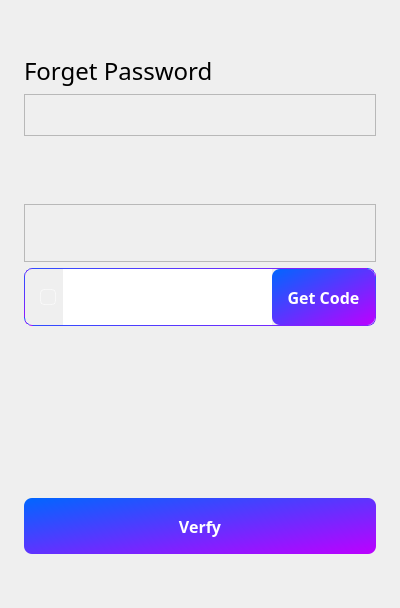
<?xml version="1.0" encoding="UTF-8"?>
<ui version="4.0">
 <class>ForgotPassword</class>
 <widget class="QWidget" name="ForgotPassword">
  <property name="geometry">
   <rect>
    <x>0</x>
    <y>0</y>
    <width>400</width>
    <height>608</height>
   </rect>
  </property>
  <property name="sizePolicy">
   <sizepolicy hsizetype="Preferred" vsizetype="Preferred">
    <horstretch>0</horstretch>
    <verstretch>0</verstretch>
   </sizepolicy>
  </property>
  <property name="minimumSize">
   <size>
    <width>400</width>
    <height>608</height>
   </size>
  </property>
  <property name="maximumSize">
   <size>
    <width>400</width>
    <height>608</height>
   </size>
  </property>
  <property name="windowTitle">
   <string>Form</string>
  </property>
  <property name="styleSheet">
   <string notr="true"/>
  </property>
  <layout class="QVBoxLayout" name="verticalLayout">
   <property name="leftMargin">
    <number>24</number>
   </property>
   <property name="rightMargin">
    <number>24</number>
   </property>
   <item>
    <spacer name="verticalSpacer">
     <property name="orientation">
      <enum>Qt::Vertical</enum>
     </property>
     <property name="sizeHint" stdset="0">
      <size>
       <width>20</width>
       <height>36</height>
      </size>
     </property>
    </spacer>
   </item>
   <item>
    <widget class="QLabel" name="label">
     <property name="sizePolicy">
      <sizepolicy hsizetype="Preferred" vsizetype="Preferred">
       <horstretch>0</horstretch>
       <verstretch>0</verstretch>
      </sizepolicy>
     </property>
     <property name="font">
      <font>
       <family>微软雅黑</family>
       <pointsize>-1</pointsize>
       <bold>false</bold>
      </font>
     </property>
     <property name="styleSheet">
      <string notr="true">font-size:24px;</string>
     </property>
     <property name="text">
      <string>Forget Password</string>
     </property>
    </widget>
   </item>
   <item>
    <widget class="QFrame" name="frame">
     <property name="frameShape">
      <enum>QFrame::StyledPanel</enum>
     </property>
     <property name="frameShadow">
      <enum>QFrame::Raised</enum>
     </property>
     <layout class="QHBoxLayout" name="horizontalLayout">
      <property name="spacing">
       <number>0</number>
      </property>
      <property name="leftMargin">
       <number>0</number>
      </property>
      <property name="topMargin">
       <number>0</number>
      </property>
      <property name="rightMargin">
       <number>0</number>
      </property>
      <property name="bottomMargin">
       <number>0</number>
      </property>
      <item>
       <widget class="QComboBox" name="cbPhone">
        <property name="sizePolicy">
         <sizepolicy hsizetype="Preferred" vsizetype="Preferred">
          <horstretch>0</horstretch>
          <verstretch>0</verstretch>
         </sizepolicy>
        </property>
        <property name="minimumSize">
         <size>
          <width>200</width>
          <height>40</height>
         </size>
        </property>
        <property name="maximumSize">
         <size>
          <width>200</width>
          <height>40</height>
         </size>
        </property>
        <property name="font">
         <font>
          <family>微软雅黑</family>
         </font>
        </property>
        <property name="styleSheet">
         <string notr="true">QComboBox{
	border:none;
	background-color: rgba(255, 255, 255,0);
	padding-left:10px;
}

QComboBox::drop-down {
    subcontrol-origin: padding;
    subcontrol-position: top left;
    width: 20px;
    border-top-right-radius: 3px; 
    border-bottom-right-radius: 3px;
}

QComboBox::down-arrow {
	image: url(:/QtTest/icon/Speech/down.png);
}

QComboBox QAbstractItemView::item { 
	min-height: 40px;
}
</string>
        </property>
        <property name="iconSize">
         <size>
          <width>32</width>
          <height>32</height>
         </size>
        </property>
        <property name="frame">
         <bool>true</bool>
        </property>
       </widget>
      </item>
      <item>
       <spacer name="horizontalSpacer">
        <property name="orientation">
         <enum>Qt::Horizontal</enum>
        </property>
        <property name="sizeHint" stdset="0">
         <size>
          <width>227</width>
          <height>20</height>
         </size>
        </property>
       </spacer>
      </item>
     </layout>
    </widget>
   </item>
   <item>
    <widget class="WCommonEdit" name="edUser" native="true">
     <property name="sizePolicy">
      <sizepolicy hsizetype="Preferred" vsizetype="Preferred">
       <horstretch>0</horstretch>
       <verstretch>0</verstretch>
      </sizepolicy>
     </property>
     <property name="minimumSize">
      <size>
       <width>0</width>
       <height>56</height>
      </size>
     </property>
     <property name="maximumSize">
      <size>
       <width>16777215</width>
       <height>56</height>
      </size>
     </property>
     <property name="font">
      <font>
       <family>微软雅黑</family>
       <pointsize>10</pointsize>
      </font>
     </property>
    </widget>
   </item>
   <item>
    <widget class="QFrame" name="frame_2">
     <property name="frameShape">
      <enum>QFrame::StyledPanel</enum>
     </property>
     <property name="frameShadow">
      <enum>QFrame::Raised</enum>
     </property>
     <layout class="QHBoxLayout" name="horizontalLayout_2">
      <property name="spacing">
       <number>16</number>
      </property>
      <property name="leftMargin">
       <number>0</number>
      </property>
      <property name="topMargin">
       <number>0</number>
      </property>
      <property name="rightMargin">
       <number>0</number>
      </property>
      <property name="bottomMargin">
       <number>0</number>
      </property>
      <item>
       <widget class="WCommonEdit" name="verificationCodeEdit" native="true">
        <property name="sizePolicy">
         <sizepolicy hsizetype="Preferred" vsizetype="Preferred">
          <horstretch>0</horstretch>
          <verstretch>0</verstretch>
         </sizepolicy>
        </property>
        <property name="minimumSize">
         <size>
          <width>0</width>
          <height>56</height>
         </size>
        </property>
        <property name="maximumSize">
         <size>
          <width>16777215</width>
          <height>56</height>
         </size>
        </property>
        <property name="font">
         <font>
          <family>微软雅黑</family>
          <italic>false</italic>
          <bold>false</bold>
         </font>
        </property>
       </widget>
      </item>
      <item>
       <widget class="WVerificationCode" name="verificationCodePic" native="true">
        <property name="sizePolicy">
         <sizepolicy hsizetype="Preferred" vsizetype="Preferred">
          <horstretch>0</horstretch>
          <verstretch>0</verstretch>
         </sizepolicy>
        </property>
        <property name="minimumSize">
         <size>
          <width>105</width>
          <height>56</height>
         </size>
        </property>
        <property name="maximumSize">
         <size>
          <width>105</width>
          <height>56</height>
         </size>
        </property>
        <property name="font">
         <font>
          <family>微软雅黑</family>
          <italic>false</italic>
          <bold>false</bold>
         </font>
        </property>
       </widget>
      </item>
     </layout>
    </widget>
   </item>
   <item>
    <widget class="QFrame" name="frame_3">
     <property name="styleSheet">
      <string notr="true">QFrame#frame_3
{
border:1px;
border-style:solid;
border-radius:8px;
border-color:qlineargradient(spread:pad, x1:0, y1:0, x2:1, y2:1, stop:0 #0066FF, stop:1 #BD00FF);
}
</string>
     </property>
     <property name="frameShape">
      <enum>QFrame::StyledPanel</enum>
     </property>
     <property name="frameShadow">
      <enum>QFrame::Raised</enum>
     </property>
     <layout class="QHBoxLayout" name="horizontalLayout_3">
      <property name="spacing">
       <number>0</number>
      </property>
      <property name="leftMargin">
       <number>0</number>
      </property>
      <property name="topMargin">
       <number>0</number>
      </property>
      <property name="rightMargin">
       <number>0</number>
      </property>
      <property name="bottomMargin">
       <number>0</number>
      </property>
      <item>
       <spacer name="horizontalSpacer_2">
        <property name="orientation">
         <enum>Qt::Horizontal</enum>
        </property>
        <property name="sizeType">
         <enum>QSizePolicy::Fixed</enum>
        </property>
        <property name="sizeHint" stdset="0">
         <size>
          <width>15</width>
          <height>20</height>
         </size>
        </property>
       </spacer>
      </item>
      <item>
       <widget class="QLabel" name="label_2">
        <property name="minimumSize">
         <size>
          <width>16</width>
          <height>16</height>
         </size>
        </property>
        <property name="maximumSize">
         <size>
          <width>16</width>
          <height>16</height>
         </size>
        </property>
        <property name="styleSheet">
         <string notr="true">background-image:url(:/QtTest/icon/lock.png);
background-position:center;
background-repeat:no-repeat;
border:1px solid;
border-radius:4px;
border-color:rgba(255,255,255,50%);</string>
        </property>
        <property name="text">
         <string/>
        </property>
       </widget>
      </item>
      <item>
       <spacer name="horizontalSpacer_3">
        <property name="orientation">
         <enum>Qt::Horizontal</enum>
        </property>
        <property name="sizeType">
         <enum>QSizePolicy::Fixed</enum>
        </property>
        <property name="sizeHint" stdset="0">
         <size>
          <width>7</width>
          <height>20</height>
         </size>
        </property>
       </spacer>
      </item>
      <item>
       <widget class="QLineEdit" name="edVCode">
        <property name="sizePolicy">
         <sizepolicy hsizetype="Preferred" vsizetype="Preferred">
          <horstretch>0</horstretch>
          <verstretch>0</verstretch>
         </sizepolicy>
        </property>
        <property name="font">
         <font>
          <family>微软雅黑</family>
         </font>
        </property>
        <property name="styleSheet">
         <string notr="true">border:none;</string>
        </property>
       </widget>
      </item>
      <item>
       <widget class="QPushButton" name="getCodeBtn">
        <property name="sizePolicy">
         <sizepolicy hsizetype="Preferred" vsizetype="Preferred">
          <horstretch>0</horstretch>
          <verstretch>0</verstretch>
         </sizepolicy>
        </property>
        <property name="minimumSize">
         <size>
          <width>103</width>
          <height>56</height>
         </size>
        </property>
        <property name="maximumSize">
         <size>
          <width>103</width>
          <height>56</height>
         </size>
        </property>
        <property name="font">
         <font>
          <family>微软雅黑</family>
          <pointsize>-1</pointsize>
          <bold>true</bold>
         </font>
        </property>
        <property name="cursor">
         <cursorShape>PointingHandCursor</cursorShape>
        </property>
        <property name="styleSheet">
         <string notr="true">font-size:16px;
font-weight: 700;
background-color:qlineargradient(spread:pad, x1:0, y1:0, x2:1, y2:1, stop:0 #0066FF, stop:1 #BD00FF);
color:#FFFFFF;
border-radius:8px;</string>
        </property>
        <property name="text">
         <string>Get Code</string>
        </property>
       </widget>
      </item>
     </layout>
    </widget>
   </item>
   <item>
    <widget class="WCommonEdit" name="edPassword" native="true">
     <property name="sizePolicy">
      <sizepolicy hsizetype="Preferred" vsizetype="Preferred">
       <horstretch>0</horstretch>
       <verstretch>0</verstretch>
      </sizepolicy>
     </property>
     <property name="minimumSize">
      <size>
       <width>0</width>
       <height>56</height>
      </size>
     </property>
     <property name="maximumSize">
      <size>
       <width>16777215</width>
       <height>56</height>
      </size>
     </property>
     <property name="font">
      <font>
       <family>微软雅黑</family>
       <pointsize>10</pointsize>
      </font>
     </property>
    </widget>
   </item>
   <item>
    <widget class="WCommonEdit" name="edPassword2" native="true">
     <property name="sizePolicy">
      <sizepolicy hsizetype="Preferred" vsizetype="Preferred">
       <horstretch>0</horstretch>
       <verstretch>0</verstretch>
      </sizepolicy>
     </property>
     <property name="minimumSize">
      <size>
       <width>0</width>
       <height>56</height>
      </size>
     </property>
     <property name="maximumSize">
      <size>
       <width>16777215</width>
       <height>56</height>
      </size>
     </property>
     <property name="font">
      <font>
       <family>微软雅黑</family>
       <pointsize>10</pointsize>
      </font>
     </property>
    </widget>
   </item>
   <item>
    <spacer name="verticalSpacer_3">
     <property name="orientation">
      <enum>Qt::Vertical</enum>
     </property>
     <property name="sizeHint" stdset="0">
      <size>
       <width>20</width>
       <height>36</height>
      </size>
     </property>
    </spacer>
   </item>
   <item>
    <widget class="QPushButton" name="pbVerfy">
     <property name="minimumSize">
      <size>
       <width>0</width>
       <height>56</height>
      </size>
     </property>
     <property name="maximumSize">
      <size>
       <width>16777215</width>
       <height>56</height>
      </size>
     </property>
     <property name="font">
      <font>
       <family>微软雅黑</family>
       <pointsize>-1</pointsize>
       <bold>true</bold>
      </font>
     </property>
     <property name="cursor">
      <cursorShape>PointingHandCursor</cursorShape>
     </property>
     <property name="styleSheet">
      <string notr="true">font-size:16px;
font-weight: 700;
background-color:qlineargradient(spread:pad, x1:0, y1:0, x2:1, y2:1, stop:0 #0066FF, stop:1 #BD00FF);
color:#FFFFFF;
border-radius:8px;</string>
     </property>
     <property name="text">
      <string>Verfy</string>
     </property>
     <property name="flat">
      <bool>true</bool>
     </property>
    </widget>
   </item>
   <item>
    <spacer name="verticalSpacer_2">
     <property name="orientation">
      <enum>Qt::Vertical</enum>
     </property>
     <property name="sizeHint" stdset="0">
      <size>
       <width>20</width>
       <height>36</height>
      </size>
     </property>
    </spacer>
   </item>
  </layout>
 </widget>
 <customwidgets>
  <customwidget>
   <class>WCommonEdit</class>
   <extends>QWidget</extends>
   <header location="global">WCommonEdit.h</header>
   <container>1</container>
  </customwidget>
  <customwidget>
   <class>WVerificationCode</class>
   <extends>QWidget</extends>
   <header location="global">WVerificationCode.h</header>
   <container>1</container>
  </customwidget>
 </customwidgets>
 <resources/>
 <connections/>
</ui>
